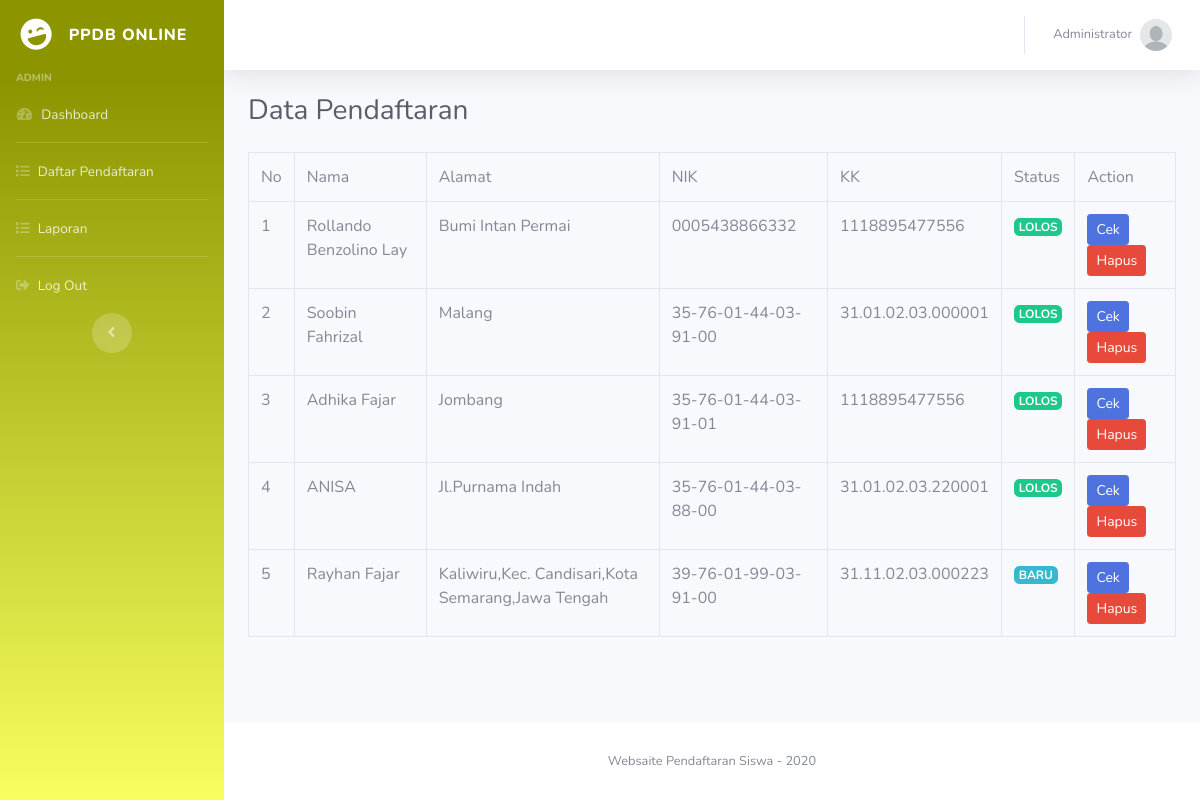
The app's page /admin/pendaftaran.php (signed in) with its own data.
### tables this page shows
CREATE TABLE `penduduk` (
  `id` int(11) NOT NULL,
  `no_nik` varchar(20) NOT NULL,
  `no_kk` varchar(20) NOT NULL,
  `status` int(1) NOT NULL,
  `pendaftar_id` int(20) NOT NULL
);

CREATE TABLE `pendaftar` (
  `id` int(11) NOT NULL,
  `nama` varchar(100) NOT NULL,
  `tmpt_lahir` varchar(50) NOT NULL,
  `tgl_lahir` date NOT NULL,
  `jenis_kelamin` enum('L','P') NOT NULL,
  `agama` varchar(20) NOT NULL,
  `alamat` text NOT NULL,
  `email` varchar(50) NOT NULL,
  `telephone` varchar(20) NOT NULL,
  `foto` varchar(100) NOT NULL,
  `user_id` varchar(10) NOT NULL
);

### admin/pendaftaran_control.php (called while the page is built, shortened)
<?php
$all_pendaftar = mysqli_query($koneksi, "SELECT pendaftar.*, penduduk.no_nik, penduduk.no_kk, penduduk.status FROM pendaftar, penduduk
WHERE pendaftar.id = penduduk.pendaftar_id ");
?>

### admin/pendaftaran.php (the view, shortened to what this page needs)
<?php include('../config/auto_load.php'); ?>
<?php include('pendaftaran_control.php'); ?>
<?php include('../template/header.php'); ?>
<div class="container-fluid">
    <h1 class="h3 mb-4 text-gray-800">Data Pendaftaran</h1>
    <div class="row">
        <div class="col-md-12">
            <table class="table table-bordered table-hover">
                <tr>
                    <td>No</td>
                    <td>Nama</td>
                    <td>Alamat</td>
                    <td>NIK</td>
                    <td>KK</td>
                    <td>Status</td>
                    <td>Action</td>
                </tr>
                <?php
                $no = 1;
                while ($p = mysqli_fetch_array($all_pendaftar)) { ?>
                    <tr>
                        <td><?= $no++ ?></td>
                        <td><?= $p['nama'] ?></td>
                        <td><?= $p['alamat'] ?></td>
                        <td><?= $p['no_nik'] ?></td>
                        <td><?= $p['no_kk'] ?></td>
                        <?php
                        if ($p['status'] == 0) {
                            $status  = '<span class="badge badge-info">BARU</span>';
                        } else if ($p['status'] == 1) {
                            $status  = '<span class="badge badge-success">LOLOS</span>';
                        } else if ($p['status'] == 2) {
                            $status  = '<span class="badge badge-danger">TIDAK LOLOS</span>';
                        }
                        ?>
                        <td><?= $status ?></td>
                        <td>
                            <a href="detailpendaftaran.php?id=<?= $p['id'] ?>" class="btn btn-primary btn-sm">Cek</a>
                            <a href="" class="btn btn-danger btn-sm" data-toggle="modal" data-target="#modalHapus_<?= $p['id'] ?>"
                            >Hapus</a>
                        </td>
                    </tr>
                <?php }
                ?>
            </table>
        </div>
    </div>
</div>
<?php include('../template/footer.php'); ?>

### records on screen
penduduk: pendaftar.nama "Rollando Benzolino Lay", pendaftar.alamat "Bumi Intan Permai", no_nik "0005438866332", no_kk "1118895477556", status "LOLOS"
penduduk: pendaftar.nama "Soobin Fahrizal", pendaftar.alamat "Malang", no_nik "35-76-01-44-03-91-00", no_kk "31.01.02.03.000001", status "LOLOS"
penduduk: pendaftar.nama "Adhika Fajar", pendaftar.alamat "Jombang", no_nik "35-76-01-44-03-91-01", no_kk "1118895477556", status "LOLOS"
penduduk: pendaftar.nama "ANISA", pendaftar.alamat "Jl.Purnama Indah", no_nik "35-76-01-44-03-88-00", no_kk "31.01.02.03.220001", status "LOLOS"
penduduk: pendaftar.nama "Rayhan Fajar", pendaftar.alamat "Kaliwiru,Kec. Candisari,Kota Semarang,Jawa Tengah", no_nik "39-76-01-99-03-91-00", no_kk "31.11.02.03.000223", status "BARU"

### other values on screen
$_SESSION['level'] "ADMIN"
$_SESSION['nama'] "Administrator"
